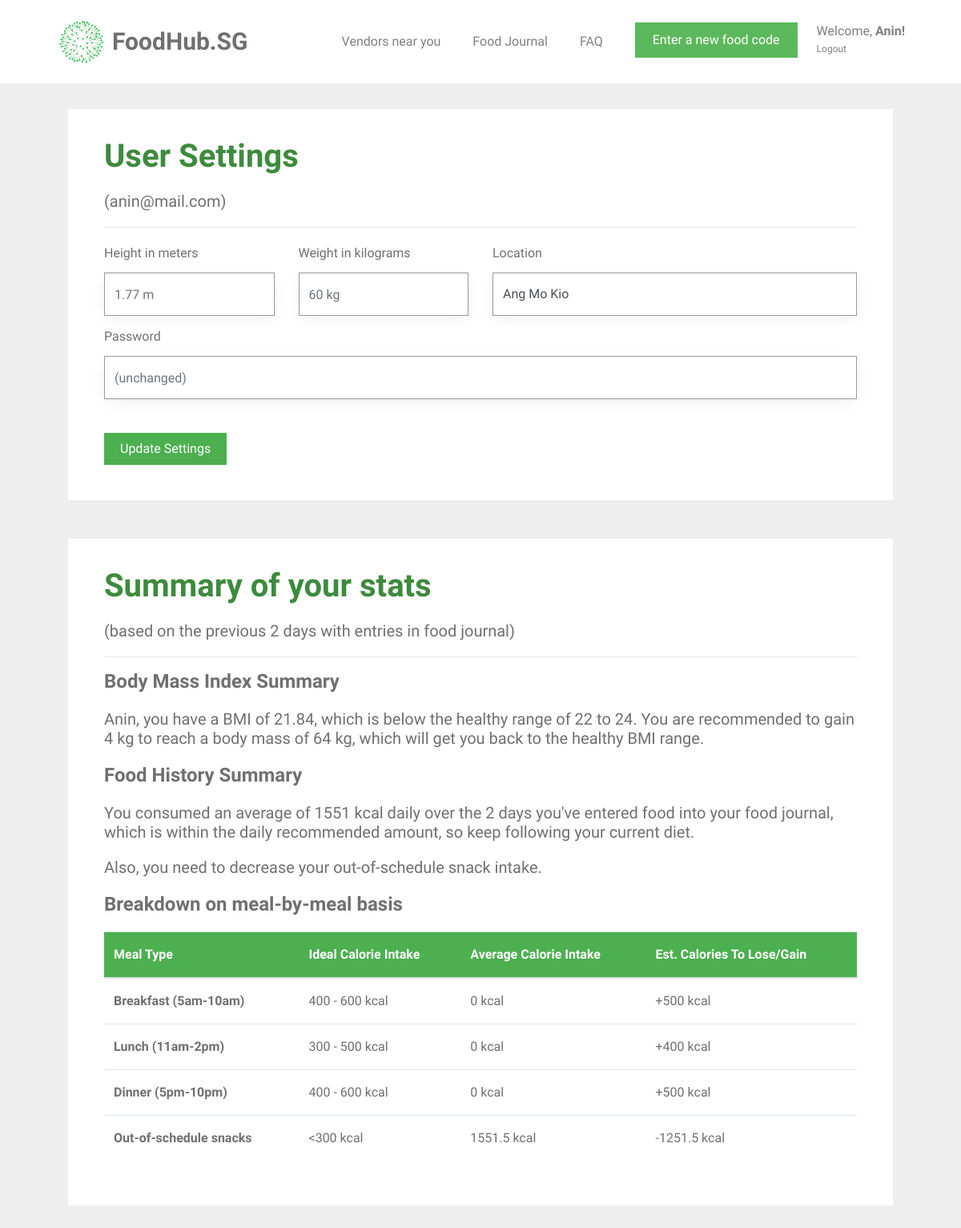
Page /user_settings (signed in) on the committed database.
### tables this page shows
CREATE TABLE user (
  id INTEGER PRIMARY KEY AUTOINCREMENT,
  name TEXT NOT NULL,
  email VARCHAR(512) UNIQUE NOT NULL,
  password TEXT NOT NULL,
  height INTEGER NOT NULL,
  weight INTEGER NOT NULL,
  location TEXT NOT NULL,
  status BOOLEAN NOT NULL
);

### foodhubsg/user.py (the view, shortened to what this page needs)
@bp.route('/user_settings', methods=('GET', 'POST'))
@login_required
def user_settings():
    db = get_db()
    food_items = db.execute(
        'SELECT f.id, creator_id, food_name, created, calories, food_code, email'
        ' FROM food_entry f JOIN user u ON f.creator_id = u.id'
        ' WHERE f.creator_id = ? AND DATE(f.created) IN'
        ' (SELECT DISTINCT DATE(created) FROM food_entry '
        ' WHERE NOT date(f.created) = date("now") ORDER BY datetime(created) DESC LIMIT 8)'
        ' ORDER BY datetime(created) DESC',
        (g.user['id'],),
    ).fetchall()
    users = db.execute(
        'SELECT id, name, email, password, height, weight, location'
        ' FROM user'
        ' WHERE id = ?',
        (g.user['id'],),
    ).fetchall()
    user_info = ProcessUserInfo(food_items, users)
    info = user_info.get_info()
    return render_template('user/user_settings.html',
                           name=info["name"], weight=info["weight"], height=info["height"], email=info["email"],
                           password=info["password"], user_location=info["user_location"], bmi_statement=info["bmi_statement"],
                           calories_statement=info["calories_statement"], number_of_days=info["number_of_days"],
                           user_average_calories=info["user_average_calories"], food_exists=info["food_exists"],
                           snack_message=info["snack_message"], average_breakfast_calories=info["average_breakfast_calories"],
                           average_lunch_calories=info["average_lunch_calories"], average_dinner_calories=info["average_dinner_calories"],
                           average_snack_calories=info["average_snack_calories"])

### foodhubsg/templates/user/user_settings.html (shortened to what this page needs)
{% extends 'base.html' %}
{% block content %}
<div id="colorlib-container">
    <div class="container">
        <div class="col-md-12">
            <div class="box1">
            <div class="row row-pb-md">
                <div class="col-md-12">
                    <header>
                        <h1 class="font_color"><b>User Settings</b></h1>
                        <h5>({{ email }})</h5>
                        <hr>
                    </header>
                    <form method="post">
                        <div class="row form-group">
                            <div class="col-md-3">
                                <label>Height in meters</label>
                                <input name="height" id="height" type="number" step="0.01" class="form-control" value="{{ request.form['height'] }}" placeholder="{{ g.user['height'] }} m">
                            </div>
                            <div class="col-md-3">
                                <label>Weight in kilograms</label>
                                <input name="weight" id="weight" type="number" step="0.01" class="form-control" value="{{ request.form['weight'] }}" placeholder="{{ g.user['weight'] }} kg">
                            </div>
                            <div class="col-md-6" style="padding-bottom: 10px;">
                                <label>Location</label>
                                <select class="custom-select form-control" id="inputGroupSelect02" name="new-location">
                                    <option selected>{{ user_location }}</option>
                                </select>
                            </div>
                            <div class="col-md-12 new-password">
                                <label>Password</label>
                                <input name="password" id="password" type="password" class="form-control delprefix" placeholder="(unchanged)">
                            </div>
                        </div>
                        <br>
                        <input type="submit" value="Update Settings" class="btn btn-primary" style="background-color: #4CAF50;">
                    </form>
                </div>
            </div>
            </div>
        </div>
        <div class="col-md-12">
            <div class="box1">
            <div class="row row-pb-md">
                <div class="col-md-12">
                    <header id="summary-header">
                        <h1 class="font_color"><b>Summary of your stats</b></h1>
                        {% if number_of_days == 0 %}
                        {% else %}
                            <h5>(based on the previous {{ number_of_days }} days with entries in food journal)</h5>
                        {% endif %}
                        <hr>
                    </header>
                    <h4><b>Body Mass Index Summary</b></h4>
                    <h5>{{ bmi_statement }}</h5>
                    <h4><b>Food History Summary</b></h4>
                    {% if food_exists == 0 %}
                        <h5>You have not added enough food to your journal to generate a summary. Keep adding more food!</h5>
                    {% else %}
                        <h5>{{ calories_statement }}</h5>
                        {% if snack_message != None %}
                            <h5>{{ snack_message }}</h5>
                        {% endif %}
                    <h4><b>Breakdown on meal-by-meal basis</b></h4>
                        <table class="table">
                            <thead class="thead-green">
                                <tr>
                                    <th scope="col">Meal Type</th>
                                    <th scope="col">Ideal Calorie Intake</th>
                                    <th scope="col">Average Calorie Intake</th>
                                    <th scope="col">Est. Calories To Lose/Gain</th>
                                </tr>
                            </thead>
                            <tbody>
                                <tr>
                                    <th scope="row">Breakfast (5am-10am)</th>
                                    <td>400 - 600 kcal</td>
                                    <td>{{ average_breakfast_calories }} kcal</td>
                                    <td>
                                      {% if average_breakfast_calories < 400 %}
                                          +{{ (average_breakfast_calories - 500)|round(2)|abs }} kcal
                                      {% elif average_breakfast_calories > 600 %}
                                          -{{ (average_breakfast_calories - 500)|round(2)|abs }} kcal
                                      {% else %}
                                          Your breakfast intake is within limit
                                      {% endif %}
                                    </td>
                                </tr>
                                <tr>
                                    <th scope="row">Lunch (11am-2pm)</th>
                                    <td>300 - 500 kcal</td>
                                    <td>{{ average_lunch_calories }} kcal</td>
                                    <td>
                                        {% if average_lunch_calories < 300 %}
                                            +{{ (average_lunch_calories - 400)|round(2)|abs }} kcal
                                        {% elif average_lunch_calories > 500 %}
                                            -{{ (average_lunch_calories - 400)|round(2)|abs }} kcal
                                        {% else %}
                                            Your lunch intake is within limit
                                        {% endif %}
                                    </td>
                                </tr>
                                <tr>
                                    <th scope="row">Dinner (5pm-10pm)</th>
                                    <td>400 - 600 kcal</td>
                                    <td>{{ average_dinner_calories }} kcal</td>
                                    <td>
                                        {% if average_dinner_calories < 400 %}
                                            +{{ (average_dinner_calories - 500)|round(2)|abs }} kcal
                                        {% elif average_dinner_calories > 600 %}
                                            -{{ (average_dinner_calories - 500)|round(2)|abs }} kcal
                                        {% else %}
                                            Your dinner intake is within limit
                                        {% endif %}
                                    </td>
                                </tr>
                                <tr>
                                    <th scope="row">Out-of-schedule snacks</th>
                                    <td><300 kcal</td>
                                    <td>{{ average_snack_calories }} kcal</td>
                                    <td>
                                        {% if (average_snack_calories > 300) %}
                                            -{{ (average_snack_calories - 300)|round(2)|abs }} kcal
                                        {% else %}
                                            Your snack intake is within limit
                                        {% endif %}
                                    </td>
                                </tr>
                            </tbody>
                        </table>
                    {% endif %}
                </div>
            </div>
            </div>
        </div>
    </div>
</div>
{% endblock %}

### foodhubsg/templates/base.html (shortened to what this page needs)
<!doctype html>
<link rel="stylesheet" href="https://cdnjs.cloudflare.com/ajax/libs/font-awesome/4.7.0/css/font-awesome.min.css">
<link rel="stylesheet" href="https://stackpath.bootstrapcdn.com/bootstrap/4.1.3/css/bootstrap.min.css">
<link rel="stylesheet" href="../static/css/animate.css">
<link rel="stylesheet" href="../static/css/icomoon.css">
<link rel="stylesheet" href="../static/css/magnific-popup.css">
<link rel="stylesheet" href="../static/css/owl.carousel.min.css">
<link rel="stylesheet" href="../static/css/style.css">
    {% block navbar %}
        <nav class="navbar navbar-light bg-white">
            <div class="container">
                <a class="navbar-brand" href="{{ url_for('index') }}">
                    <img src="../static/images/healthhub-logo.png" width="65px" height="60px" class="d-inline-block align-top" alt="FoodHub.SG Logo">
                    <span id="webname">FoodHub.SG</span>
                </a>
                {% if g.user %}
                    {% if g.user["id"] == 0 %}
                        <ul class="navbar-nav ml-auto">
                            <li class="nav-item">
                                <a class="nav-link" href="{{ url_for('support.ban_user') }}">Ban Users</a>
                            </li>
                            <li class="nav-item">
                                <a href="{{ url_for('support.ban_user') }}"><button type="button" class="btn btn-danger">Ban Users</button></a>
                            </li>
                            <li class="nav-item settings nav-link">
                                <a class="nav-link" id="settings-link">
                                    Welcome, <span id="nav-name">{{ g.user['name'] }}!</span>
                                </a>
                                <a class="nav-link" id="logout-link" href="{{ url_for('auth.logout') }}">
                                    Logout
                                </a>
                            </li>
                        </ul>
                    {% else %}
                        <ul class="navbar-nav ml-auto">
                            <li class="nav-item">
                                <a class="nav-link" href="{{ url_for('vendors.vendors') }}">Vendors near you</a>
                            </li>
                            <li class="nav-item">
                                <a class="nav-link" href="{{ url_for('food.food_journal') }}">Food Journal</a>
                            </li>
                            <li class="nav-item">
                                <a class="nav-link" href="{{ url_for('user.faq') }}">FAQ</a>
                            </li>
                            <li class="nav-item">
                                <a href="{{ url_for('food.food_journal') }}"><button type="button" class="btn btn-success">Enter a new food code</button></a>
                            </li>
                            <li class="nav-item settings nav-link">
                                <a class="nav-link" id="settings-link" href="{{ url_for('user.user_settings')}}">
                                    Welcome, <span id="nav-name">{{ g.user['name'] }}!</span>
                                </a>
                                <a class="nav-link" id="logout-link" href="{{ url_for('auth.logout') }}">
                                    Logout
                                </a>
                            </li>
                        </ul>
                    {% endif %}
                {% endif %}
                {% endblock %}
            </div>
        </nav>
<section class="content">
    {% block content %}{% endblock %}
</section>

### rows in the picture
user: user.name "Anin", email "anin@mail.com", height "1.77 m", weight "60 kg", new-location "Ang Mo Kio"

### other values in the picture
{{ number_of_days }} "2"
{{ bmi_statement }} "Anin, you have a BMI of 21.84, which is below the healthy range of 22 to 24. You are recommended to gain 4 kg to reach a body mass of 64 kg, which will get you back to the healthy BMI range."
{{ calories_statement }} "You consumed an average of 1551 kcal daily over the 2 days you've entered food into your food journal, which is within the daily recommended amount, so keep following your current diet."
{{ snack_message }} "Also, you need to decrease your out-of-schedule snack intake."
{{ average_breakfast_calories }} "0"
{{ (average_breakfast_calories - 500)|round(2)|abs }} "500"
{{ average_lunch_calories }} "0"
{{ (average_lunch_calories - 400)|round(2)|abs }} "400"
{{ average_dinner_calories }} "0"
{{ (average_dinner_calories - 500)|round(2)|abs }} "500"
{{ average_snack_calories }} "1551.5"
{{ (average_snack_calories - 300)|round(2)|abs }} "1251.5"
